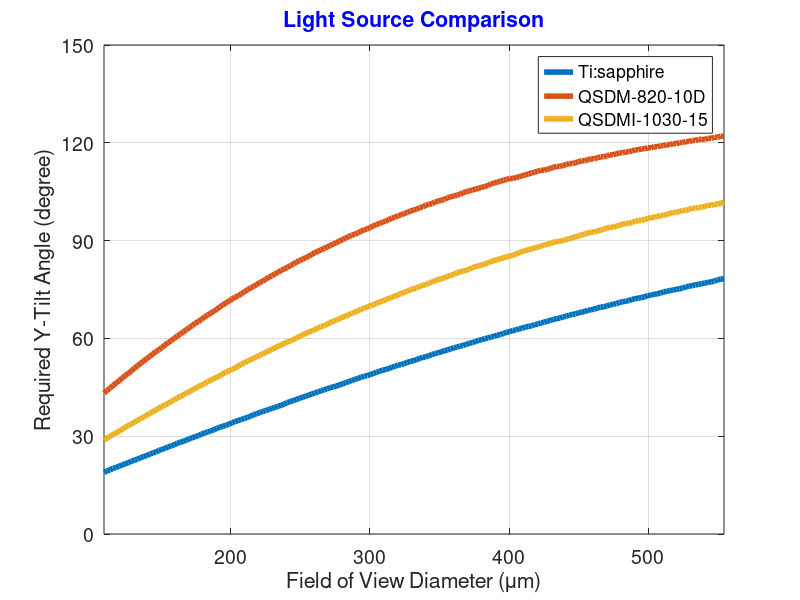

Write MATLAB code to recreate this figure.
clear all
%%
Number_of_Set=3;
Central_Wavelength=[0.78 0.82 1.03];
Wavelength_BW=[0.14 0.062 0.12];      %micron
Focal_Length=1.25;  %micron Zemax notation, physical focal length/image space RI
Order=-1;   %-1
RI_Inc=1.92;    %1.85 1.92
RI_Out=1;
Aperture_Diameter=2;   %%2.2 1.35
Target_Divergence_Angle=5:0.1:25; %degree
Target_Number_of_Resolvable_Point=400;
Grating_Density_Increment=5;  %cycles/mm
%%
Theta_FW=zeros(length(Target_Divergence_Angle),Number_of_Set);
Theta_LI=zeros(length(Target_Divergence_Angle),Number_of_Set);
Required_Grating_Density_FW=zeros(length(Target_Divergence_Angle),Number_of_Set);
Required_Grating_Density_LI=zeros(length(Target_Divergence_Angle),Number_of_Set);
Required_Grating_Diameter_FW=zeros(length(Target_Divergence_Angle),Number_of_Set);
Required_Grating_Diameter_LI=zeros(length(Target_Divergence_Angle),Number_of_Set);
Required_Aperture_Diameter_FW=zeros(length(Target_Divergence_Angle),Number_of_Set);
Required_Aperture_Diameter_LI=zeros(length(Target_Divergence_Angle),Number_of_Set);
%%
for Set=1:Number_of_Set
    p=Set;
    q=Set;
    for r=1:length(Target_Divergence_Angle)

    S_Wavelength=Central_Wavelength(p)-Wavelength_BW(q)/2;
    L_Wavelength=Central_Wavelength(p)+Wavelength_BW(q)/2;
    %% Forward-view Condition (Theta_IN = Theta_OUT)

    % Detect TIR
    Current_Grating_Density=0;
    Current_Divergence_Angle=0;
    Current_Theta_FW=0;
    while (Current_Divergence_Angle < Target_Divergence_Angle(r)) && isreal(Current_Theta_FW)
        Current_Theta_FW=asin(((RI_Inc-RI_Out)^-1)*Central_Wavelength(p)/1000*Current_Grating_Density)/pi*180;

        S_Angle=asin((RI_Inc*sin(Current_Theta_FW/180*pi)+Order*S_Wavelength/1000*Current_Grating_Density)/RI_Out)/pi*180;
        L_Angle=asin((RI_Inc*sin(Current_Theta_FW/180*pi)+Order*L_Wavelength/1000*Current_Grating_Density)/RI_Out)/pi*180;
        Current_Divergence_Angle=abs(S_Angle-L_Angle);
        Current_Grating_Density=Current_Grating_Density+Grating_Density_Increment;
    end
    Theta_FW(r,Set)=Current_Theta_FW;
    Required_Grating_Density_FW(r,Set)=Current_Grating_Density;
    Required_Grating_Diameter_FW(r,Set)=abs(Central_Wavelength(p)/Wavelength_BW(q)/Order/Required_Grating_Density_FW(r,Set)*Target_Number_of_Resolvable_Point);
    Required_Aperture_Diameter_FW(r,Set)=Required_Grating_Diameter_FW(r,Set)*cos(Theta_FW(r,Set)/180*pi);
    %% Littrow Condition (Theta_IN = -Theta_OUT)
    Current_Grating_Density=0;
    Current_Divergence_Angle=0;
    Current_Theta_LI=0;
    while (Current_Divergence_Angle < Target_Divergence_Angle(r)) && isreal(Current_Theta_LI)
        Current_Theta_LI=asin(((RI_Inc+RI_Out)^-1)*Central_Wavelength(p)/1000*Current_Grating_Density)/pi*180;
        S_Angle=asin((RI_Inc*sin(Current_Theta_LI/180*pi)+Order*S_Wavelength/1000*Current_Grating_Density)/RI_Out)/pi*180;
        L_Angle=asin((RI_Inc*sin(Current_Theta_LI/180*pi)+Order*L_Wavelength/1000*Current_Grating_Density)/RI_Out)/pi*180;
        Current_Divergence_Angle=abs(S_Angle-L_Angle);
        Current_Grating_Density=Current_Grating_Density+Grating_Density_Increment;
    end
    Theta_LI(r,Set)=Current_Theta_LI;
    Required_Grating_Density_LI(r,Set)=Current_Grating_Density;
    Required_Grating_Diameter_LI(r,Set)=abs(Central_Wavelength(p)/Wavelength_BW(q)/Order/Required_Grating_Density_LI(r,Set)*Target_Number_of_Resolvable_Point);
    Required_Aperture_Diameter_LI(r,Set)=Required_Grating_Diameter_LI(r,Set)*cos(Theta_LI(r,Set)/180*pi);
    end

end

plot(tan(Target_Divergence_Angle/2/180*pi)*2*Focal_Length*1000,real(Theta_LI)*2,'LineWidth',4);
%xlabel(sprintf('Thickness of %s Block (mm)',DC_Material));
xlabel('Field of View Diameter (\mum)');
ylabel('Required Y-Tilt Angle (degree)');
xlim([min(tan(Target_Divergence_Angle/2/180*pi)*2*Focal_Length*1000) max(tan(Target_Divergence_Angle/2/180*pi)*2*Focal_Length*1000)])
ylim([0 150])
set(gca,'YTick',[0 30 60 90 120 150])

set(gca, 'FontSize', 14)
grid on
title('Light Source Comparison','Color','b')
legend('Ti:sapphire','QSDM-820-10D','QSDMI-1030-15');

%% Old Relation
%         Required_Grating_Diameter_LI(p,q)=Aperture_Diameter/cos(Theta_LI(p,q)/180*pi);
%         Total_Pitch_LI(p,q)=Grating_Pitch(q)*Required_Grating_Diameter_LI(p,q);
%         Wavelength_Resolution_LI(p,q)=abs(Central_Wavelength(p)/Total_Pitch_LI(p,q)/Order);
%         Number_of_Resolvable_Point_LI(p,q)=Required_BW_LI(p,q)/Wavelength_Resolution_LI(p,q);
